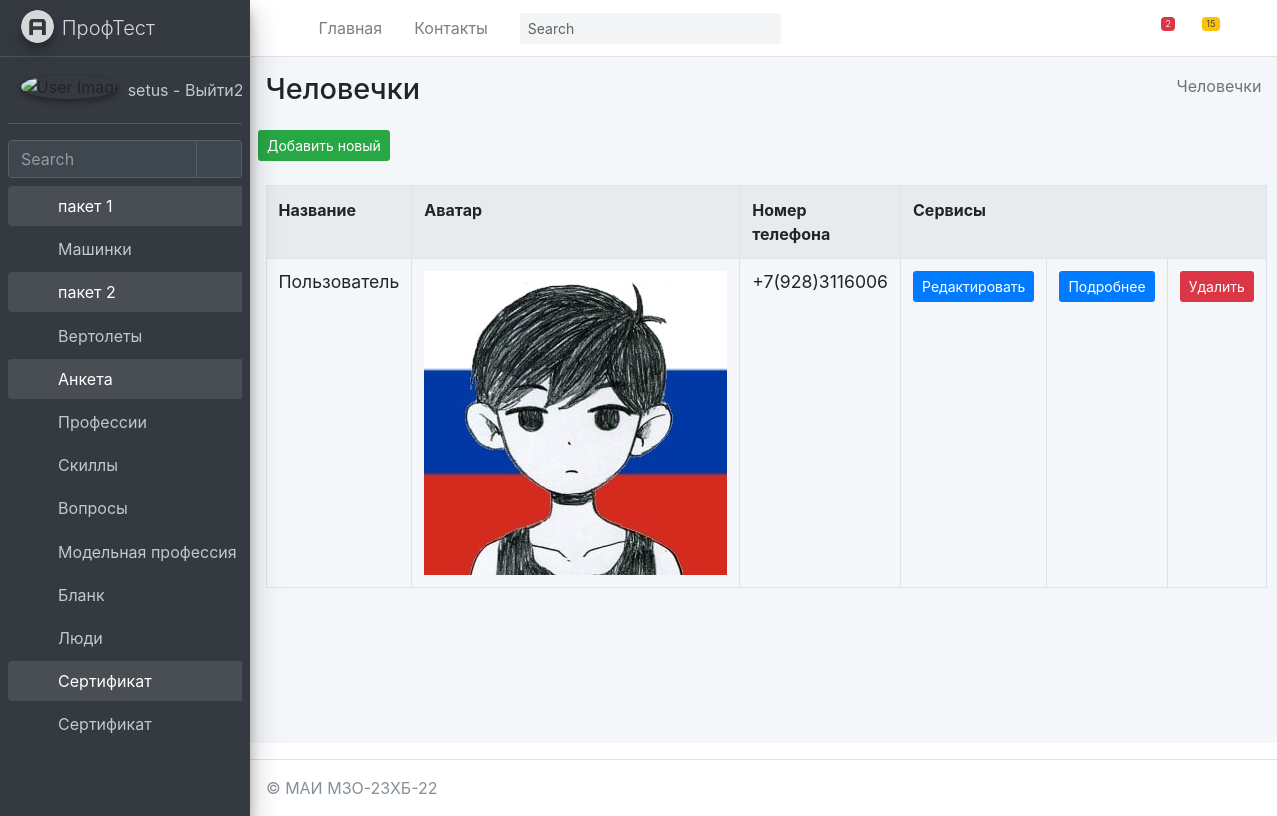
Screenshot of /anketa/human/ (signed in) with the database file from the repository.
### mysite/anketa/models.py (models this page shows, shortened)
class Human(models.Model):
    title = models.TextField(max_length=50, verbose_name="Название")
    avatar = models.ImageField(upload_to='human/%Y/%m/%d', blank=True, verbose_name="Аватар")
    phone = models.CharField(max_length=15, verbose_name="Номер телефона")
    class Meta:
        ordering = ["-title"]
        verbose_name = "Человек"
        verbose_name_plural = "Человечки"

### mysite/anketa/views.py (the view)
# urls.py: path('human/', HumanView.as_view(), name='human'),
@method_decorator(login_required(login_url='/login/'), name='dispatch')
class HumanView(ListView):
	model = Human
	context_object_name = 'human_list'
	success_url = reverse_lazy('anketa:HumanView')
	paginate_by = item_for_page
	def get_context_data(self, *, object_list=None, **kwargs):
		context = super(HumanView,self).get_context_data(**kwargs)
		context['sometry'] = self.model._meta.verbose_name_plural
		context['col1name'] = self.model._meta.get_field("title").verbose_name
		context['col2name'] = self.model._meta.get_field("avatar").verbose_name
		context['col3name'] = self.model._meta.get_field("phone").verbose_name
		context['collastname'] = 'Cервисы'
		return context

### mysite/anketa/templates/anketa/human_list.html (shortened to what this page needs)
{% extends "anketa/base.html" %}
{% block content %}
{% load anketa_tags %}
<div class="content-wrapper">
    {% block sidebar %}
    {% include 'anketa/includes/_breadcrumb.html' %}
    {% endblock %}
    <section class="content">
        <button class="btn bg-success btn-sm">
            <a href="{% url 'anketa:HumanCreate' %}" class=''>
                Добавить новый
            </a>
        </button>
        <br><br>
        <div class="container-fluid row">
            <div class="col-md-12">
                <table class="table table-striped table-bordered ">
                    <tr>
                        <th class="w-10">{{ col1name }}</th>
                        <th class="w-25">{{ col2name }}</th>
                        <th class="w-25">{{ col3name }}</th>
                        <th colspan="3">Сервисы</th>
                    </tr>
                    {% for item in human_list %}
                    <tr>
                        <td>
                            <h5 class="card-title">
                                {{ item.title }}
                            </h5>
                        </td>
                        <td>
                            <h5 class="card-title">
                                <img src="{{ item.avatar.url }}">
                            </h5>
                        </td>
                        <td>
                            <h5 class="card-title">
                                {{ item.phone }}
                            </h5>
                        </td>
                        <td>
                            <button class="btn bg-primary  btn-sm">
                                <a href="{% url 'anketa:HumanUpdate' item.pk %}">Редактировать</a>
                            </button>
                        </td>
                        <td>
                            <button class="btn bg-primary  btn-sm">
                                <a href="{% url 'anketa:HumanDetail' item.pk %}">Подробнее</a>
                            </button>
                        </td>
                        <td>
                            <button class="btn bg-danger  btn-sm" >
                                <a href="{% url 'anketa:HumanDelete' item.pk %}">Удалить</a>
                            </button>
                        </td>
                    </tr>
                    {% endfor %}
                </table>
            </div>
        </div>
    </section>
</div>
{% endblock %}

### mysite/templates/includes/full_sidebar.html
<aside class="main-sidebar sidebar-dark-primary elevation-4">
    <a href="/" class="brand-link">
        <img src="{{ ASSETS_ROOT }}/img/AdminLTELogo.png" alt="AdminLTE Logo" class="brand-image img-circle elevation-3"
             style="opacity: .8">
        <span class="brand-text font-weight-light">ПрофТест</span>
    </a>
    <div class="sidebar">
        <div class="user-panel mt-3 pb-3 mb-3 d-flex">
            <div class="image">
                <img src="{{ ASSETS_ROOT }}/img/user2-160x160.jpg" class="img-circle elevation-2" alt="User Image">
            </div>
            <div class="info">
                <a href="{% url 'logout' %}" class="d-block">
                    {{ request.user.username }} - Выйти2
                </a>
            </div>
        </div>
        <div class="form-inline">
            <div class="input-group" data-widget="sidebar-search">
                <input class="form-control form-control-sidebar" type="search" placeholder="Search" aria-label="Search">
                <div class="input-group-append">
                    <button class="btn btn-sidebar">
                        <i class="fas fa-search fa-fw"></i>
                    </button>
                </div>
            </div>
        </div>
        <nav class="mt-2">
            <ul class="nav nav-pills nav-sidebar flex-column" data-widget="treeview" role="menu" data-accordion="false">
                {% for item1 in SIDEBAR %}
                    <li class="nav-item {% if 'children' in item1 %} has-treeview menu-is-opening menu-open {% endif %}">
                    <a href="{% if 'children' in item1 %}#{% else %}{{ item1.url }}{% endif %}" class="nav-link">
                        <i class="nav-icon fas fa-circle {{ item1.color }}"></i>
                        <p>
                            {{ item1.name }}
                            {% if 'children' in item1 %}<i class="right fas fa-angle-left"></i>{% endif %}
                        </p>
                    </a>
                    <ul class="nav nav-treeview">
                    {% if 'children' in item1 %}
                        {% for item2 in item1.children %}
                            <li class="nav-item">
                                <a href="{{ item2.url }}" class="nav-link">
                                    <i class="far fa-circle nav-icon"></i>
                                    <p>{{ item2.name }}</p>
                                </a>
                            </li>
                        {% endfor %}
                    {% endif %}
                    </ul>
                    </li>
                {% endfor %}
            </ul>
        </nav>
    </div>
</aside>

### rows the page displays
Human: title "Пользователь", avatar (picture), phone "+7(928)3116006"

### other values shown
{{ request.user.username }} "setus"
{{ item1.name }} "пакет 1" "пакет 2" "Анкета" "Сертификат"
{{ item2.name }} "Машинки" "Вертолеты" "Профессии" "Скиллы" "Вопросы" "Модельная профессия" "Бланк" "Люди" "Сертификат"
{{ sometry }} "Человечки"
{{ col1name }} "Название"
{{ col2name }} "Аватар"
{{ col3name }} "Номер телефона"
